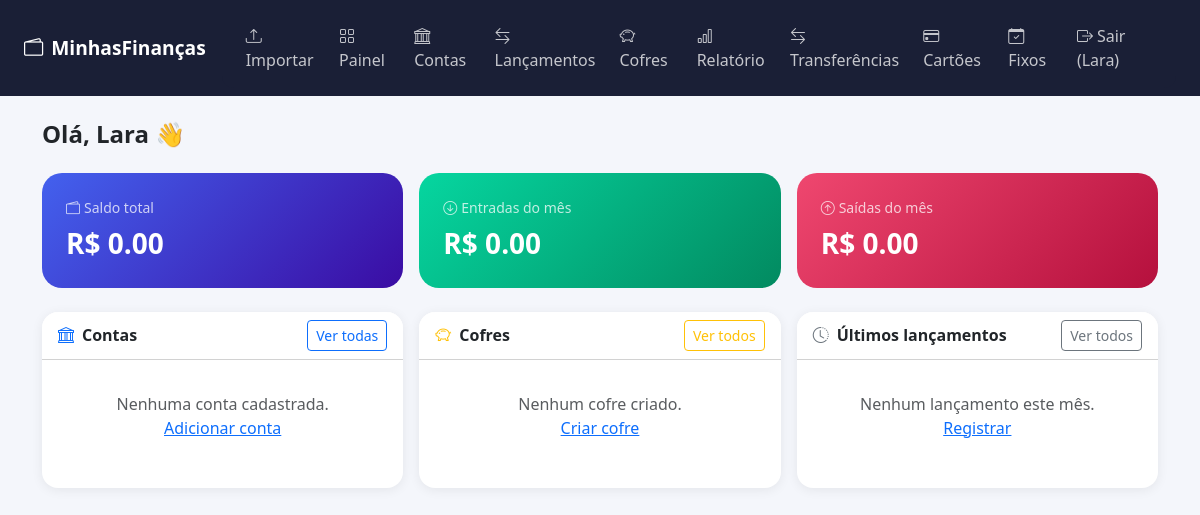
/dashboard (signed in), run on an earlier commit of the app's database.
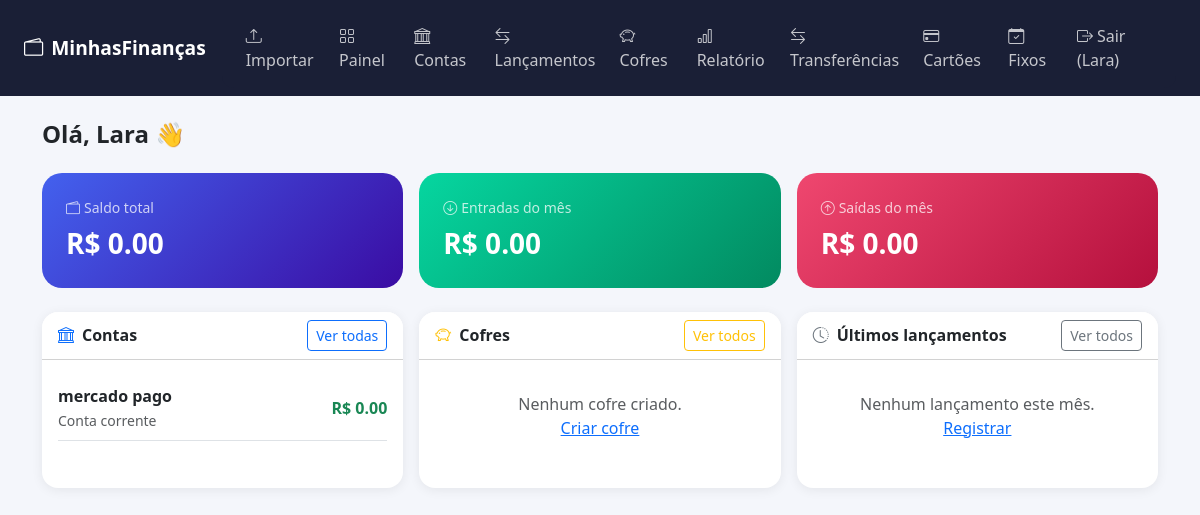
And on a later commit of the database.
### app/models.py (models this page shows)
class Conta(db.Model):
    __tablename__ = 'contas'
    id = db.Column(db.Integer, primary_key=True)
    nome = db.Column(db.String(100), nullable=False)
    tipo = db.Column(db.String(50), nullable=False)
    saldo_inicial = db.Column(db.Float, default=0.0)
    usuario_id = db.Column(db.Integer, db.ForeignKey('usuarios.id'), nullable=False)
    criado_em = db.Column(db.DateTime, default=datetime.utcnow)
    lancamentos = db.relationship('Lancamento', backref='conta', lazy=True)
    @property
    def saldo_atual(self):
        entradas = sum(l.valor for l in self.lancamentos if l.tipo == 'entrada')
        saidas = sum(l.valor for l in self.lancamentos if l.tipo == 'saida')
        return self.saldo_inicial + entradas - saidas

### app/routes.py (the view)
@main.route('/dashboard')
@login_required
def dashboard():
    contas = Conta.query.filter_by(usuario_id=current_user.id).all()
    cofres = Cofre.query.filter_by(usuario_id=current_user.id).all()
    hoje = date.today()
    lancamentos_mes = Lancamento.query.filter_by(usuario_id=current_user.id).filter(
        db.extract('month', Lancamento.data) == hoje.month,
        db.extract('year', Lancamento.data) == hoje.year
    ).order_by(Lancamento.data.desc()).all()
    total_entradas = sum(l.valor for l in lancamentos_mes if l.tipo == 'entrada')
    total_saidas = sum(l.valor for l in lancamentos_mes if l.tipo == 'saida')
    saldo_total = sum(c.saldo_atual for c in contas)
    ultimos = lancamentos_mes[:5]
    return render_template('dashboard.html',
        contas=contas, cofres=cofres,
        total_entradas=total_entradas,
        total_saidas=total_saidas,
        saldo_total=saldo_total,
        ultimos=ultimos
    )

### app/models.py (called while the page is built)
@login_manager.user_loader
def load_user(user_id):
    return Usuario.query.get(int(user_id))

### app/templates/dashboard.html (shortened to what the changed rows need)
{% extends 'base.html' %}
{% block content %}
<div class="row g-3">
  <div class="col-md-4">
    <div class="card h-100">
      <div class="card-body">
        {% if contas %}
          {% for conta in contas %}
          <div class="d-flex justify-content-between align-items-center py-2 border-bottom">
            <div>
              <div class="fw-semibold">{{ conta.nome }}</div>
              <small class="text-muted">{{ conta.tipo }}</small>
            </div>
            <div class="fw-bold text-{{ 'danger' if conta.saldo_atual < 0 else 'success' }}">
              R$ {{ "%.2f"|format(conta.saldo_atual) }}
            </div>
          </div>
          {% endfor %}
        {% else %}
          <p class="text-muted text-center py-3">Nenhuma conta cadastrada.<br>
          <a href="{{ url_for('main.contas') }}">Adicionar conta</a></p>
        {% endif %}
      </div>
    </div>
  </div>
</div>
{% endblock %}

What changed in the data, as far as the page shows it:
added Conta: nome "mercado pago", tipo "Conta corrente", saldo_atual "0.00"
Also different on the page:
text no longer shown: "Nenhuma conta cadastrada. Adicionar conta"
